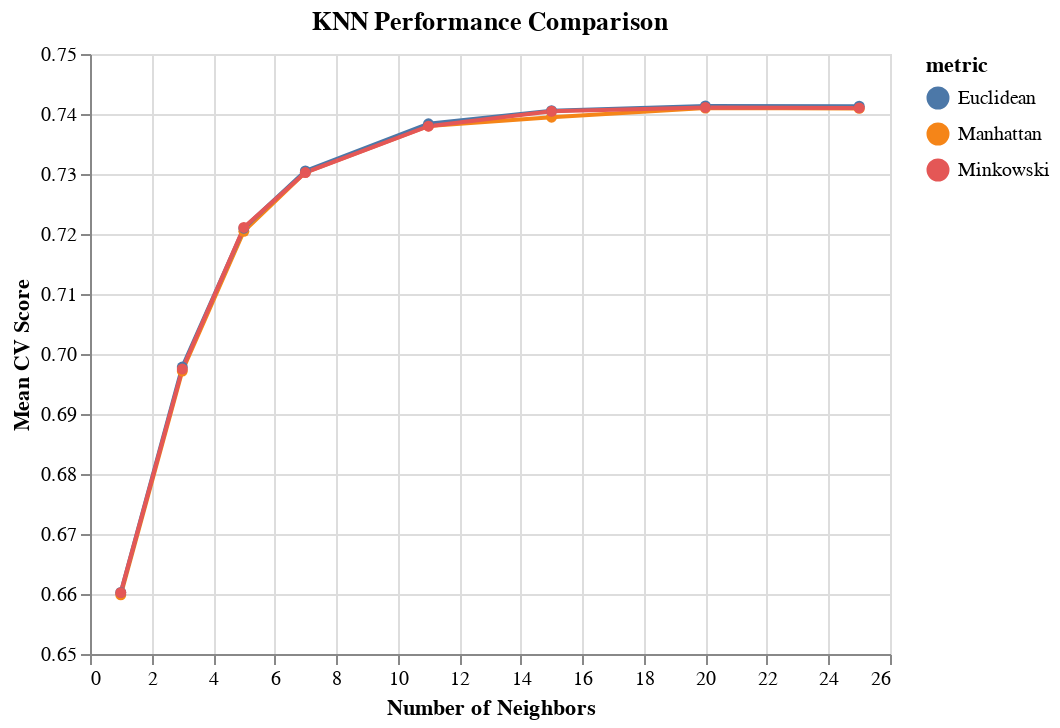

The code cell stored with this chart in its notebook:
### Code cell
import altair as alt
alt.renderers.enable('html')

alt.Chart(results_KNN, 
          title='KNN Performance Comparison'
         ).mark_line(point=True).encode(
    alt.X('n_neighbors', title='Number of Neighbors'),
    alt.Y('test_score', title='Mean CV Score', scale=alt.Scale(zero=False)),
    color='metric'
).interactive()

### Figure 1 — Vega-Lite specification as saved in the notebook (floating-point values rounded to 4 significant figures)
{"config": {"view": {"continuousWidth": 400, "continuousHeight": 300}}, "data": {"name": "data-9e95227c676b10679abd881e7ef17bc3"}, "mark": {"type": "line", "point": true}, "encoding": {"color": {"type": "nominal", "field": "metric"}, "x": {"type": "quantitative", "field": "n_neighbors", "title": "Number of Neighbors"}, "y": {"type": "quantitative", "field": "test_score", "scale": {"zero": false}, "title": "Mean CV Score"}}, "selection": {"selector001": {"type": "interval", "bind": "scales", "encodings": ["x", "y"]}}, "title": "KNN Performance Comparison", "$schema": "https://vega.github.io/schema/vega-lite/v4.8.1.json", "datasets": {"data-9e95227c676b10679abd881e7ef17bc3": [{"n_neighbors": 1, "p": 1, "test_score": 0.6599, "metric": "Manhattan"}, {"n_neighbors": 1, "p": 2, "test_score": 0.6603, "metric": "Euclidean"}, {"n_neighbors": 1, "p": 5, "test_score": 0.6602, "metric": "Minkowski"}, {"n_neighbors": 3, "p": 1, "test_score": 0.6972, "metric": "Manhattan"}, {"n_neighbors": 3, "p": 2, "test_score": 0.6978, "metric": "Euclidean"}, {"n_neighbors": 3, "p": 5, "test_score": 0.6975, "metric": "Minkowski"}, {"n_neighbors": 5, "p": 1, "test_score": 0.7205, "metric": "Manhattan"}, {"n_neighbors": 5, "p": 2, "test_score": 0.721, "metric": "Euclidean"}, {"n_neighbors": 5, "p": 5, "test_score": 0.7211, "metric": "Minkowski"}, {"n_neighbors": 7, "p": 1, "test_score": 0.7303, "metric": "Manhattan"}, {"n_neighbors": 7, "p": 2, "test_score": 0.7305, "metric": "Euclidean"}, {"n_neighbors": 7, "p": 5, "test_score": 0.7302, "metric": "Minkowski"}, {"n_neighbors": 11, "p": 1, "test_score": 0.738, "metric": "Manhattan"}, {"n_neighbors": 11, "p": 2, "test_score": 0.7384, "metric": "Euclidean"}, {"n_neighbors": 11, "p": 5, "test_score": 0.738, "metric": "Minkowski"}, {"n_neighbors": 15, "p": 1, "test_score": 0.7395, "metric": "Manhattan"}, {"n_neighbors": 15, "p": 2, "test_score": 0.7405, "metric": "Euclidean"}, {"n_neighbors": 15, "p": 5, "test_score": 0.7405, "metric": "Minkowski"}, {"n_neighbors": 20, "p": 1, "test_score": 0.741, "metric": "Manhattan"}, {"n_neighbors": 20, "p": 2, "test_score": 0.7413, "metric": "Euclidean"}, {"n_neighbors": 20, "p": 5, "test_score": 0.7411, "metric": "Minkowski"}, {"n_neighbors": 25, "p": 1, "test_score": 0.7409, "metric": "Manhattan"}, {"n_neighbors": 25, "p": 2, "test_score": 0.7413, "metric": "Euclidean"}, {"n_neighbors": 25, "p": 5, "test_score": 0.741, "metric": "Minkowski"}]}}
